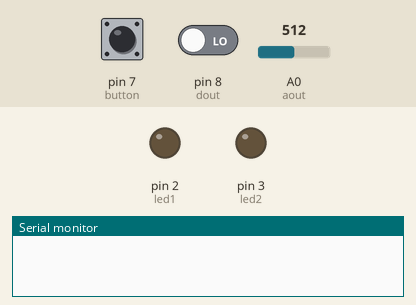
Recording of a sketch running on a simulated Arduino Uno, built with avr-gcc and run on an emulated ATmega328P. On the bench: output pins drawn as LEDs (lit = HIGH), the last lines printed to the serial monitor. The inputs (shaded band) are chosen by the test bench; at power-on: pin 7 (button) LOW, pin 8 (dout) LOW, A0 (aout) = 512.

Above: at 1.2 s.
1.3 s: pin 7 (button) pulled HIGH for 0.15 s
At 1.8 s:
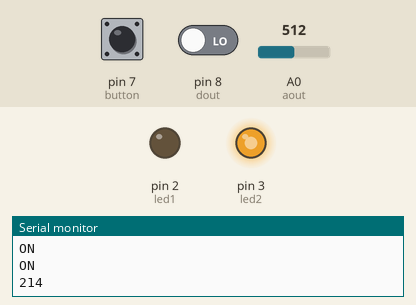
Timing chart, 0 to 4.3 s (numbered marks = the images above; inputs shaded):
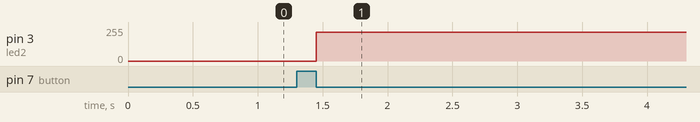

The sketch:

mission_prototype.ino
```cpp
int aout   = A0;
int dout   = 8;
int led1   = 2;
int led2   = 3;
int button = 7;

int min_value = 50;
int max_value = 600;

long   sum         = 0;
int   ave         = 0;
int   cnt         = 0;
bool  state       = 0;
int   analogValue = 0;

void setup()
{
  pinMode(led1, OUTPUT);
  pinMode(led2, OUTPUT);
  pinMode(button, INPUT);
  Serial.begin(9600);
}

void loop()
{
  state = digitalRead(button);

  if(state == 1)
  {
    cnt++;
    analogValue = analogRead(aout);
    analogValue = map(analogValue,min_value,max_value,0,255);
    sum += analogValue;

    Serial.println("ON");
  }
  else
  {
    if(cnt>1)
    {
      ave = sum/cnt;
      digitalWrite(led1, digitalRead(dout));
      analogWrite(led2,ave);
      Serial.println(ave);
    }
    else      ave = 0;

    sum = 0;
    cnt = 0;
  }
  delay(50);
}
```

Measured:
- after the input at 1.3 s, pin 3 (led2): 0/255 → 214/255 after 0.15 s
